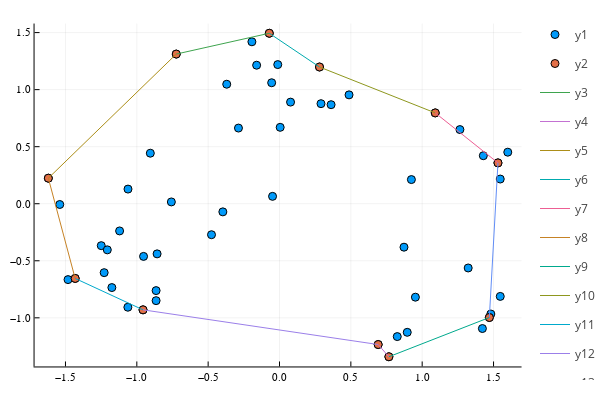

Notebook source saved alongside this figure:
### Code cell
p = scatter(y[1,:], y[2,:])
scatter!(y[1, V1_cr_vertex], y[2, V1_cr_vertex])
for j = 1:size(V1_cr, 2)
    p1 = V1_cr[1,j]
    p2 = V1_cr[2,j]
    plot!([y[1, p1], y[1, p2]], [y[2, p1], y[2, p2]])
end
plot(p)

### Figure 1 — Plotly figure (JSON) as saved in the notebook; plotly's stock layout.template omitted (floating-point values rounded to 4 significant figures)
{"data": [{"colorbar": {"title": ""}, "legendgroup": "y1", "marker": {"color": "rgba(0, 154, 250, 1.000)", "line": {"color": "rgba(0, 0, 0, 1.000)", "width": 1}, "size": 8, "symbol": "circle"}, "mode": "markers", "name": "y1", "showlegend": true, "type": "scatter", "x": [-0.2876, -1.249, 0.004723, 0.2908, 1.531, 0.8952, 0.7665, -0.7236, 1.481, 1.322, -0.07156, -0.758, -0.04867, -1.54, -1.62, -0.1603, 0.8252, -0.4766, -0.9527, 1.091, -0.01222, -0.1935, -0.8578, 1.547, 1.6, 0.3615, -0.9053, -1.229, -0.397, 0.07745, -0.8648, 0.4874, -0.05493, 1.547, 1.428, 0.8725, 1.422, -1.121, -1.063, 0.9524, -1.207, -1.175, -0.8648, 0.6914, -1.482, -0.9565, 1.264, 0.2804, 0.9245, 1.471, -1.062, -1.432, -0.3699], "xaxis": "x", "y": [0.663, -0.3674, 0.6696, 0.877, 0.358, -1.127, -1.341, 1.312, -0.9665, -0.5631, 1.494, 0.01575, 0.06452, -0.00668, 0.224, 1.214, -1.164, -0.2716, -0.4616, 0.7961, 1.219, 1.419, -0.4395, 0.2164, 0.4519, 0.8681, 0.4429, -0.6041, -0.07133, 0.8906, -0.8495, 0.9541, 1.06, -0.8121, 0.4209, -0.3809, -1.094, -0.2384, -0.9071, -0.8191, -0.4045, -0.7347, -0.7616, -1.234, -0.6652, -0.93, 0.6499, 1.198, 0.2118, -0.9973, 0.1284, -0.6547, 1.047], "yaxis": "y", "zmax": null, "zmin": null}, {"colorbar": {"title": ""}, "legendgroup": "y2", "marker": {"color": "rgba(227, 111, 71, 1.000)", "line": {"color": "rgba(0, 0, 0, 1.000)", "width": 1}, "size": 8, "symbol": "circle"}, "mode": "markers", "name": "y2", "showlegend": true, "type": "scatter", "x": [-1.62, -0.7236, -0.9565, -1.432, -0.07156, 1.091, 0.2804, 1.471, 1.531, 0.7665, 0.6914], "xaxis": "x", "y": [0.224, 1.312, -0.93, -0.6547, 1.494, 0.7961, 1.198, -0.9973, 0.358, -1.341, -1.234], "yaxis": "y", "zmax": null, "zmin": null}, {"colorbar": {"title": ""}, "legendgroup": "y3", "line": {"color": "rgba(62, 164, 78, 1.000)", "dash": "solid", "shape": "linear", "width": 1}, "mode": "lines", "name": "y3", "showlegend": true, "type": "scatter", "x": [-0.07156, -0.7236], "xaxis": "x", "y": [1.494, 1.312], "yaxis": "y", "zmax": null, "zmin": null}, {"colorbar": {"title": ""}, "legendgroup": "y4", "line": {"color": "rgba(195, 113, 210, 1.000)", "dash": "solid", "shape": "linear", "width": 1}, "mode": "lines", "name": "y4", "showlegend": true, "type": "scatter", "x": [0.6914, 0.7665], "xaxis": "x", "y": [-1.234, -1.341], "yaxis": "y", "zmax": null, "zmin": null}, {"colorbar": {"title": ""}, "legendgroup": "y5", "line": {"color": "rgba(172, 142, 24, 1.000)", "dash": "solid", "shape": "linear", "width": 1}, "mode": "lines", "name": "y5", "showlegend": true, "type": "scatter", "x": [-0.7236, -1.62], "xaxis": "x", "y": [1.312, 0.224], "yaxis": "y", "zmax": null, "zmin": null}, {"colorbar": {"title": ""}, "legendgroup": "y6", "line": {"color": "rgba(0, 170, 174, 1.000)", "dash": "solid", "shape": "linear", "width": 1}, "mode": "lines", "name": "y6", "showlegend": true, "type": "scatter", "x": [0.2804, -0.07156], "xaxis": "x", "y": [1.198, 1.494], "yaxis": "y", "zmax": null, "zmin": null}, {"colorbar": {"title": ""}, "legendgroup": "y7", "line": {"color": "rgba(237, 94, 147, 1.000)", "dash": "solid", "shape": "linear", "width": 1}, "mode": "lines", "name": "y7", "showlegend": true, "type": "scatter", "x": [1.531, 1.091], "xaxis": "x", "y": [0.358, 0.7961], "yaxis": "y", "zmax": null, "zmin": null}, {"colorbar": {"title": ""}, "legendgroup": "y8", "line": {"color": "rgba(198, 130, 37, 1.000)", "dash": "solid", "shape": "linear", "width": 1}, "mode": "lines", "name": "y8", "showlegend": true, "type": "scatter", "x": [-1.432, -1.62], "xaxis": "x", "y": [-0.6547, 0.224], "yaxis": "y", "zmax": null, "zmin": null}, {"colorbar": {"title": ""}, "legendgroup": "y9", "line": {"color": "rgba(0, 169, 141, 1.000)", "dash": "solid", "shape": "linear", "width": 1}, "mode": "lines", "name": "y9", "showlegend": true, "type": "scatter", "x": [0.7665, 1.471], "xaxis": "x", "y": [-1.341, -0.9973], "yaxis": "y", "zmax": null, "zmin": null}, {"colorbar": {"title": ""}, "legendgroup": "y10", "line": {"color": "rgba(142, 151, 30, 1.000)", "dash": "solid", "shape": "linear", "width": 1}, "mode": "lines", "name": "y10", "showlegend": true, "type": "scatter", "x": [0.2804, 1.091], "xaxis": "x", "y": [1.198, 0.7961], "yaxis": "y", "zmax": null, "zmin": null}, {"colorbar": {"title": ""}, "legendgroup": "y11", "line": {"color": "rgba(0, 169, 204, 1.000)", "dash": "solid", "shape": "linear", "width": 1}, "mode": "lines", "name": "y11", "showlegend": true, "type": "scatter", "x": [-1.432, -0.9565], "xaxis": "x", "y": [-0.6547, -0.93], "yaxis": "y", "zmax": null, "zmin": null}, {"colorbar": {"title": ""}, "legendgroup": "y12", "line": {"color": "rgba(155, 127, 233, 1.000)", "dash": "solid", "shape": "linear", "width": 1}, "mode": "lines", "name": "y12", "showlegend": true, "type": "scatter", "x": [0.6914, -0.9565], "xaxis": "x", "y": [-1.234, -0.93], "yaxis": "y", "zmax": null, "zmin": null}, {"colorbar": {"title": ""}, "legendgroup": "y13", "line": {"color": "rgba(97, 141, 246, 1.000)", "dash": "solid", "shape": "linear", "width": 1}, "mode": "lines", "name": "y13", "showlegend": true, "type": "scatter", "x": [1.531, 1.471], "xaxis": "x", "y": [0.358, -0.9973], "yaxis": "y", "zmax": null, "zmin": null}], "layout": {"annotations": [], "height": 400, "legend_position": {"bgcolor": "rgba(255, 255, 255, 1.000)", "bordercolor": "rgba(0, 0, 0, 1.000)", "borderwidth": 1, "font": {"color": "rgba(0, 0, 0, 1.000)", "family": "sans-serif", "size": 11}, "title": {"font": {"color": "rgba(0, 0, 0, 1.000)", "family": "sans-serif", "size": 15}, "text": ""}, "tracegroupgap": 0, "traceorder": "normal", "x": 1, "xanchor": "auto", "y": 1, "yanchor": "auto"}, "margin": {"b": 20, "l": 0, "r": 0, "t": 20}, "paper_bgcolor": "rgba(255, 255, 255, 1.000)", "plot_bgcolor": "rgba(255, 255, 255, 1.000)", "showlegend": true, "width": 600, "xaxis": {"anchor": "y", "domain": [0.06582, 0.9934], "gridcolor": "rgba(0, 0, 0, 0.100)", "gridwidth": 0.5, "linecolor": "rgba(0, 0, 0, 1.000)", "mirror": false, "range": [-1.717, 1.696], "showgrid": true, "showline": true, "showticklabels": true, "tickangle": 0, "tickcolor": "rgb(0, 0, 0)", "tickfont": {"color": "rgba(0, 0, 0, 1.000)", "family": "sans-serif", "size": 11}, "tickmode": "array", "ticks": "inside", "ticktext": ["−1.5", "−1.0", "−0.5", "0.0", "0.5", "1.0", "1.5"], "tickvals": [-1.5, -1, -0.5, 0, 0.5, 1, 1.5], "title": "", "titlefont": {"color": "rgba(0, 0, 0, 1.000)", "family": "sans-serif", "size": 15}, "type": "-", "visible": true, "zeroline": false, "zerolinecolor": "rgba(0, 0, 0, 1.000)"}, "yaxis": {"anchor": "x", "domain": [0.03762, 0.9902], "gridcolor": "rgba(0, 0, 0, 0.100)", "gridwidth": 0.5, "linecolor": "rgba(0, 0, 0, 1.000)", "mirror": false, "range": [-1.426, 1.579], "showgrid": true, "showline": true, "showticklabels": true, "tickangle": 0, "tickcolor": "rgb(0, 0, 0)", "tickfont": {"color": "rgba(0, 0, 0, 1.000)", "family": "sans-serif", "size": 11}, "tickmode": "array", "ticks": "inside", "ticktext": ["−1.0", "−0.5", "0.0", "0.5", "1.0", "1.5"], "tickvals": [-1, -0.5, 0, 0.5, 1, 1.5], "title": "", "titlefont": {"color": "rgba(0, 0, 0, 1.000)", "family": "sans-serif", "size": 15}, "type": "-", "visible": true, "zeroline": false, "zerolinecolor": "rgba(0, 0, 0, 1.000)"}}}
